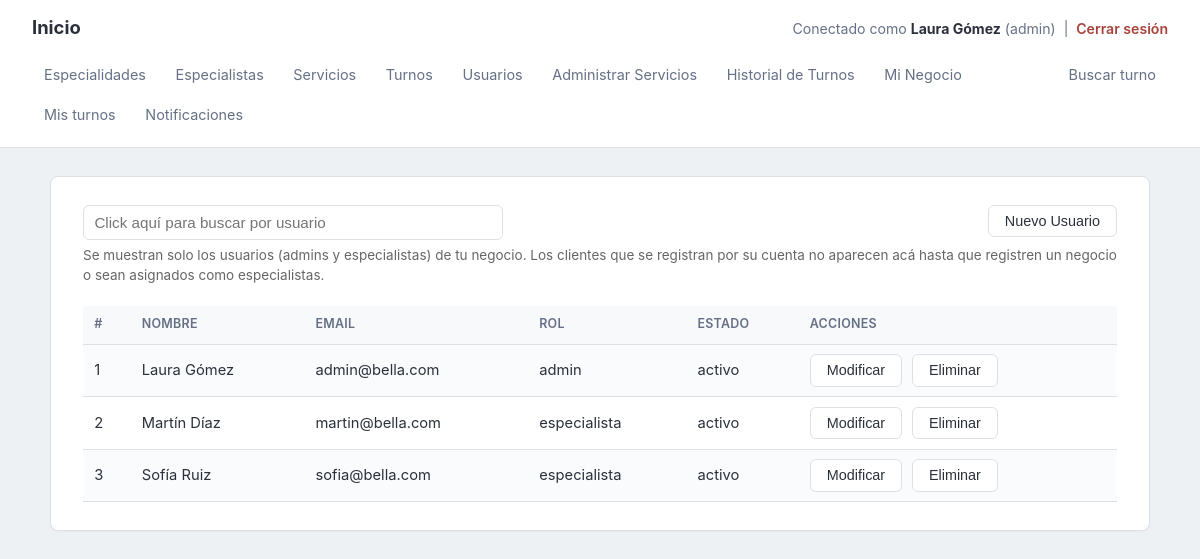
Page /usuarios/index.php (signed in) on the committed database.
### tables this page shows
CREATE TABLE usuarios (id INT AUTO_INCREMENT PRIMARY KEY, negocio_id INT NOT NULL, nombre VARCHAR(100) NOT NULL, email VARCHAR(150) NOT NULL, password_hash VARCHAR(255) NOT NULL, rol ENUM('admin','especialista') NOT NULL, estado VARCHAR(50) DEFAULT 'activo', UNIQUE KEY idx_email_negocio (email, negocio_id), FOREIGN KEY (negocio_id) REFERENCES negocio_config (id) ON DELETE CASCADE ON UPDATE CASCADE);

### usuarios/index.php (the view, shortened to what this page needs)
<?php
require("../require_admin.php");
?>
<!doctype html>
<html>
<head>
<link rel="stylesheet" href="../estilos.css">
</head>
<body>
<?php require("../menu_interior.php"); ?>
<main class="container">
<div style="width: 60%;float: left" >
<form name="carga" id="carga" action="./" method="post">
<input style="width: 100%;" type="text" name="buscar" value="<?php echo isset($_POST['buscar']) ? htmlspecialchars($_POST['buscar']) : ''; ?>" placeholder="Click aquí para buscar por usuario">
</form>
</div>
<div align="right">
<button type="button" onclick="location.href='alta/'">Nuevo Usuario</button>
</div>
<p style="color:#666;font-size:0.9em;">Se muestran solo los usuarios (admins y especialistas) de tu negocio. Los clientes que se registran por su cuenta no aparecen acá hasta que registren un negocio o sean asignados como especialistas.</p>
<table class="table table-striped table-hover">
<tr>
	<th>#</th>
	<th>Nombre</th>
	<th>Email</th>
	<th>Rol</th>
	<th>Estado</th>
	<th>Acciones</th>
</tr>
<?php
$buscar = isset($_POST['buscar']) ? $_POST['buscar'] : '';
$like = '%' . $buscar . '%';
$negocio_id = $_SESSION['usuario_negocio_id'];
$sqls = "SELECT u.id, u.nombre, u.email, u.rol, u.estado
         FROM usuarios u
         WHERE u.negocio_id = ? AND u.nombre LIKE ?
         ORDER BY u.nombre";
$stmt = $conexion->prepare($sqls);
$stmt->bind_param("is", $negocio_id, $like);
$stmt->execute();
$res = $stmt->get_result();
$i = 1;
while ($fila = $res->fetch_assoc()) {
$id = $fila['id'];
?>
<tr>
	<td><?php echo $i; ?></td>
	<td><?php echo htmlspecialchars($fila['nombre']); ?></td>
	<td><?php echo htmlspecialchars($fila['email']); ?></td>
	<td><?php echo htmlspecialchars($fila['rol']); ?></td>
	<td><?php echo htmlspecialchars($fila['estado']); ?></td>
	<td>
	<button type="button" onclick="location.href='modificacion/index.php?id=<?php echo $id; ?>'">Modificar</button>
	<button type="button" onclick="if(confirm('¿Eliminar este usuario?')) location.href='baja/index.php?id=<?php echo $id; ?>'">Eliminar</button>
	</td>
</tr>
<?php $i++; } $stmt->close(); ?>
</table>
</main>
</body>
</html>

### estilos.css (style rules this page uses)
:root { --bg: #eef1f4; --surface: #ffffff; --text: #2b303b; --text-muted: #667085; --border: #dde1e6; --primary: #3a5a78; --primary-dark: #2c4a63; --danger: #a8433c; --radius: 6px; }
* { box-sizing: border-box; }
html, body { margin: 0; padding: 0; min-height: 100%; }
body { background: var(--bg); color: var(--text); font-family: -apple-system, BlinkMacSystemFont, "Segoe UI", Roboto, Helvetica, Arial, sans-serif; font-size: 15px; line-height: 1.5; }
p { margin: .5rem 0 1rem; }
main.container { max-width: 1100px; margin: 1.75rem auto; background: var(--surface); border: 1px solid var(--border); border-radius: 8px; padding: 1.75rem 2rem; box-shadow: 0 1px 2px rgba(16, 24, 40, .04); }
main.container::after { content: ""; display: table; clear: both; }
input[type="text"], input[type="email"], input[type="password"], input[type="date"], input[type="time"], input[type="number"] { display: block; width: 100%; max-width: 420px; padding: .5rem .65rem; border: 1px solid var(--border); border-radius: var(--radius); font-size: .95rem; color: var(--text); background: #fff; }
input[name="buscar"] { padding: .5rem .65rem; border: 1px solid var(--border); border-radius: var(--radius); font-size: .95rem; background: #fff; }
button { background: #fff; color: var(--text); border: 1px solid var(--border); padding: .45rem 1rem; border-radius: var(--radius); font-size: .9rem; cursor: pointer; }
table.table { width: 100%; border-collapse: collapse; margin-top: 1.25rem; font-size: .92rem; }
table.table th, table.table td { padding: .6rem .7rem; text-align: left; border-bottom: 1px solid var(--border); vertical-align: middle; }
table.table th { background: #f8f9fb; font-size: .78rem; text-transform: uppercase; letter-spacing: .02em; color: var(--text-muted); font-weight: 600; }
table.table-striped tr:nth-child(even) { background: #fafbfc; }
table.table td button { margin-right: .35rem; }
table.table td button:last-child { margin-right: 0; }

### rows in the picture
usuarios: nombre "Laura Gómez", email "admin@bella.com", rol "admin", estado "activo"
usuarios: nombre "Martín Díaz", email "martin@bella.com", rol "especialista", estado "activo"
usuarios: nombre "Sofía Ruiz", email "sofia@bella.com", rol "especialista", estado "activo"

### other values in the picture
$_SESSION['usuario_nombre'] "Laura Gómez"
$_SESSION['usuario_rol'] "admin"
